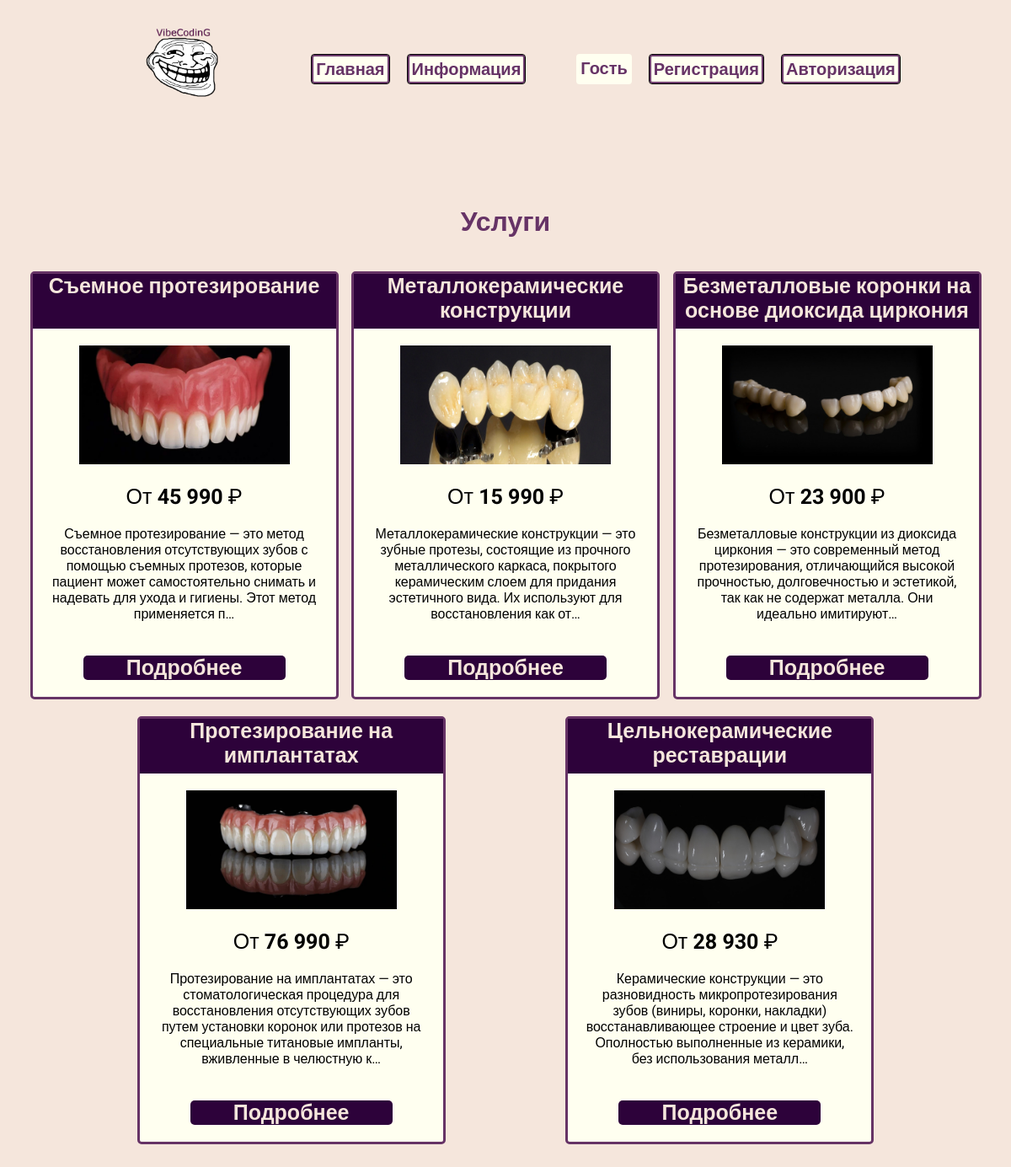
Page /services/ on the committed database.
### services/models.py (models this page shows, shortened)
class Services(models.Model):
    title = models.CharField(max_length=200)
    price = models.CharField(max_length=100)
    image = models.ImageField(upload_to='services/images/')
    description = models.TextField()
    about = models.TextField()

### services/views.py (the view)
# urls.py: path('services/', include('services.urls')),
def services(request):
    elements = Services.objects.all()
    return render(request, 'services/services.html', {'elements': elements})

### services/templates/services/services.html
{% extends 'portfolio/base.html' %}
{% block content%}
<h1>Услуги</h1>
<div class="container">
    {% for element in elements %}
    <div class="card">
        <div class="top"><a href="{% url 'detail' element.id %}">{{element.title}}</a></div>
        <div class="image"><img src="{{element.image.url}}"></div>
        <div class="price">От <b>{{element.price}}</b> ₽</div>
        <div class="text">{{element.description|striptags|truncatechars:200}}</div>
        <div class="bot"><a href="{% url 'detail' element.id %}">Подробнее</a></div>
    </div>
    {% endfor %}
</div>
{% endblock %}

### portfolio/templates/portfolio/base.html (shortened to what this page needs)
<!DOCTYPE html>
{% load static %}
<html lang="en">
<head>
    <link rel="stylesheet" href="{% static 'css/style.css' %}">
</head>
<body>
<div class="menu">
    <div class="wrap">
        <div class="left">
        <div class="logo">
            <a href="{% url 'home' %}"><img src="{% static 'images/logo.png' %}" alt=""></a>
        </div>
        <ul>
            {% if user.is_authenticated %}
                <li><a href="{% url 'home' %}">Главная</a></li>
                <li><a href="{% url 'services' %}">Каталог</a></li>
                <li><a href="{% url 'info' %}">Информация</a></li>
                <li><a href="{% url 'autor' %}">Контакты</a></li>
            {% else %}
                <li><a href="{% url 'home' %}">Главная</a></li>
                <li><a href="{% url 'info' %}">Информация</a></li>
            {% endif %}
        </ul>
        </div>
        <div class="right">
            <ul>
            {% if user.is_authenticated %}
            <li id="user_name">Пользователь: {{user.username}}</li>
                <li><form action="{% url 'logoutuser' %}" method="post">
                    {% csrf_token %}
                    <button class="btn_top">Выйти</button>
                </form></li>
            {% else %}
                <li id="user_name1">Гость</li>
            <li><a href="{% url 'signupuser' %}">Регистрация</a></li>
            <li><a href="{% url 'loginuser' %}">Авторизация</a></li>
            {% endif %}
            </ul>
        </div>
    </div>
</div>
<div class="content">
  <div class="wrap">
    {% block content %}
    {% endblock %}
  </div>
</div>
</body>
</html>

### portfolio/static/css/style.css (style rules this page uses)
body { font-family: "Roboto", sans-serif; padding: 0; margin: 0; background: #f5e6dc; }
.wrap { max-width: 1200px; margin: 0 auto; padding: 20px; box-sizing: border-box; }
.text { width: 360px; padding: 20px; box-sizing: border-box; text-align: center; }
.content h1 { text-align: center; margin: 60px 0 40px; font-style: 36px; }
.container { display: flex; flex-wrap: wrap; justify-content: space-evenly; flex-basis: 350px; }
.card { border: 2px solid grey; flex-basis: 280px; box-sizing: border-box; text-align: center; border-radius: 5px; margin-bottom: 20px; }
.image img { width: 250px; height: auto; }
.top a { background: #2d023a; color: #f5e6dc; font-size: 25px; font-weight: bold; height: 65px; text-align: center; box-sizing: border-box; padding: auto; text-decoration: none; display: block; }
.image { margin: 20px 0; }
.price { font-size: 25px; }
.bot a { background: #2d023a; color: #f5e6dc; font-size: 25px; font-weight: bold; margin: 20px 60px; border-radius: 5px; text-decoration: none; display: block; }
.logo img { height: 100px; }
.menu { padding: 10px 0px; display: flex; flex-wrap: wrap; justify-content: space-between; }
.menu .wrap { display: flex; flex-wrap: wrap; justify-content: space-between; align-items: center; }
.menu a { color: #663366; font-weight: bold; text-decoration: none; }
.menu ul { display: flex; list-style: none; font-size: 20px; }
.menu li { margin-left: 20px; }
.card { border: 3px solid #663366; background: #FFFFF0; }
.left { display: flex; flex-wrap: wrap; justify-content: space-between; align-items: center; }
.right { color: #663366; font-size: 20px; }
h1, h2, h3, h4 { color: #663366; }
.right ul li { color: #663366; font-weight: bold; }
.menu .wrap li { border: 1px solid black; background: #FFFFF0; box-shadow: inset 0px 0px 1px 2px #663366; border-radius: 4px; box-sizing: border-box; cursor: pointer; padding: 5px; }
#user_name, #user_name1 { box-shadow: none; border: none; cursor: default; }

### rows in the picture
Services: title "Съемное протезирование", image (picture), price "45 990", description "Съемное протезирование — это метод восстановления отсутствующих зубов с помощью съемных протезов, которые пациент может самостоятельно снимать и надевать для ухода и гигиены. Этот метод применяется п…"
Services: title "Металлокерамические конструкции", image (picture), price "15 990", description "Металлокерамические конструкции — это зубные протезы, состоящие из прочного металлического каркаса, покрытого керамическим слоем для придания эстетичного вида. Их используют для восстановления как от…"
Services: title "Безметалловые коронки на основе диоксида циркония", image (picture), price "23 900", description "Безметалловые конструкции из диоксида циркония — это современный метод протезирования, отличающийся высокой прочностью, долговечностью и эстетикой, так как не содержат металла. Они идеально имитируют…"
Services: title "Протезирование на имплантатах", image (picture), price "76 990", description "Протезирование на имплантатах — это стоматологическая процедура для восстановления отсутствующих зубов путем установки коронок или протезов на специальные титановые импланты, вживленные в челюстную к…"
Services: title "Цельнокерамические реставрации", image (picture), price "28 930", description "Керамические конструкции — это разновидность микропротезирования зубов (виниры, коронки, накладки) восстанавливающее строение и цвет зуба. Ополностью выполненные из керамики, без использования металл…"
